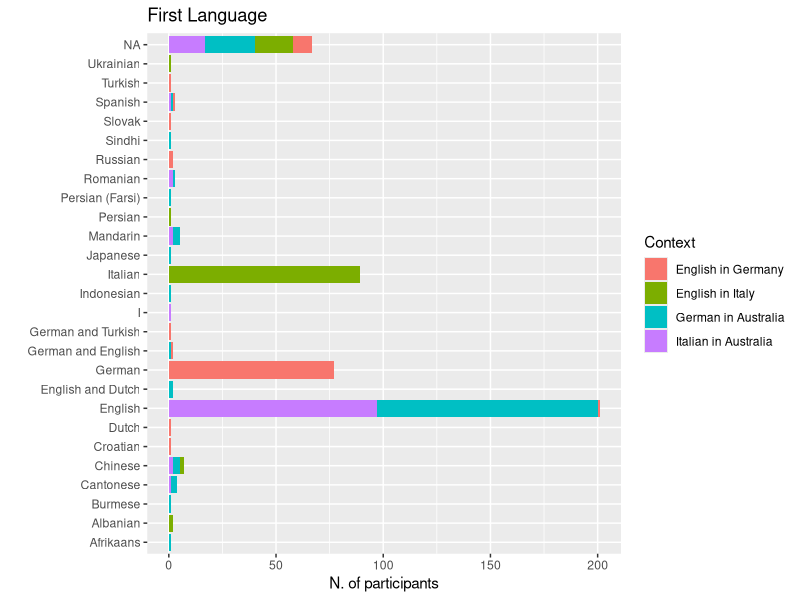
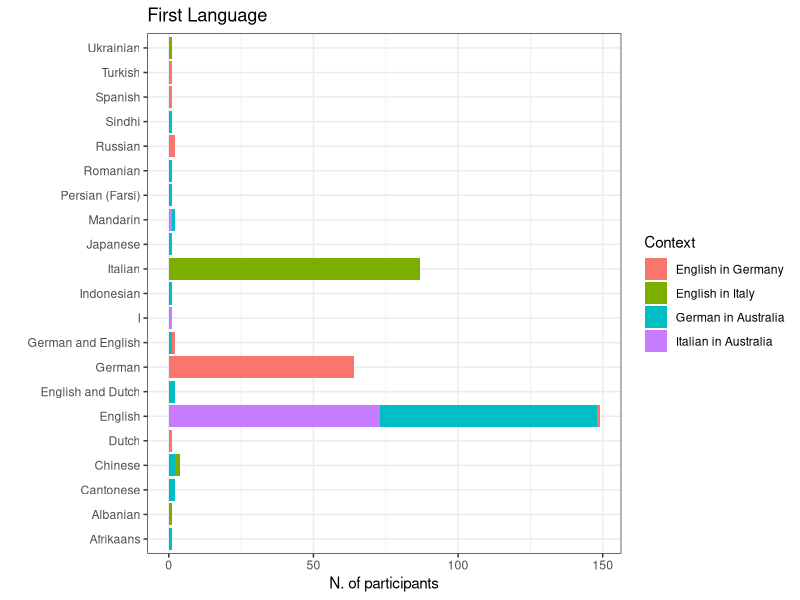
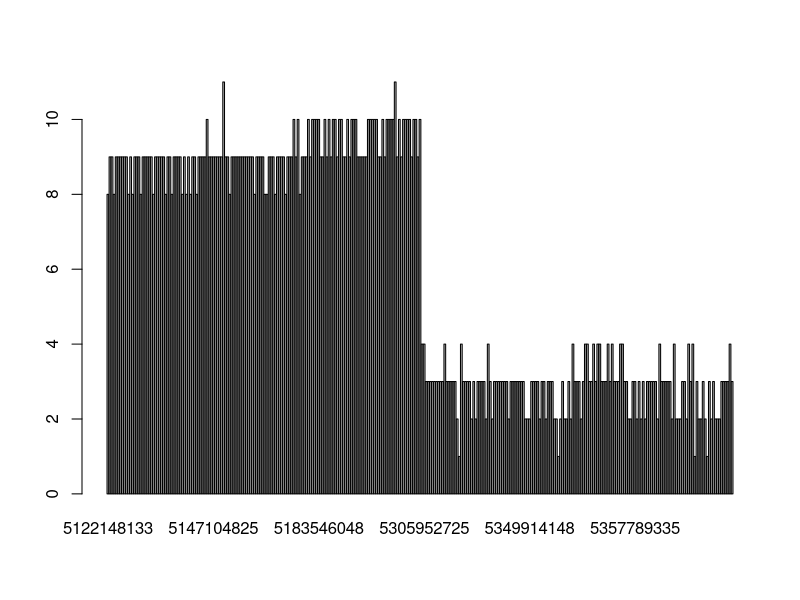
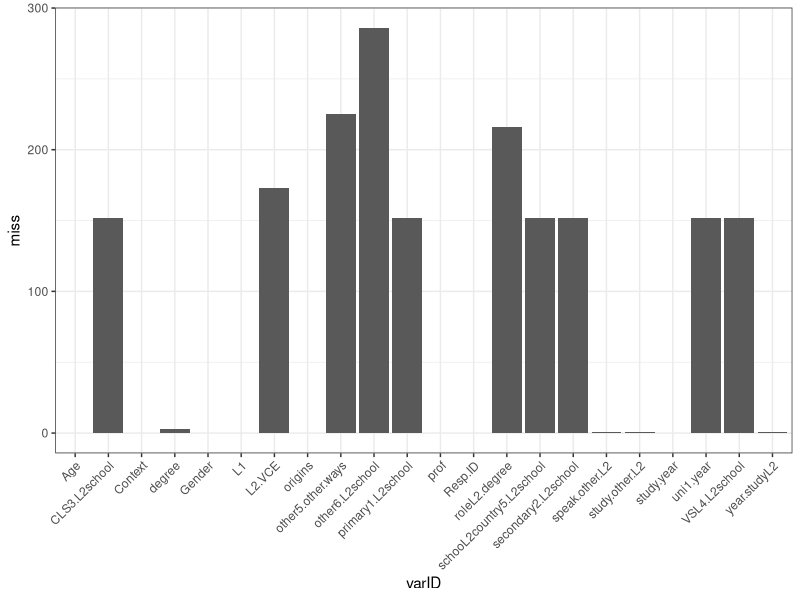
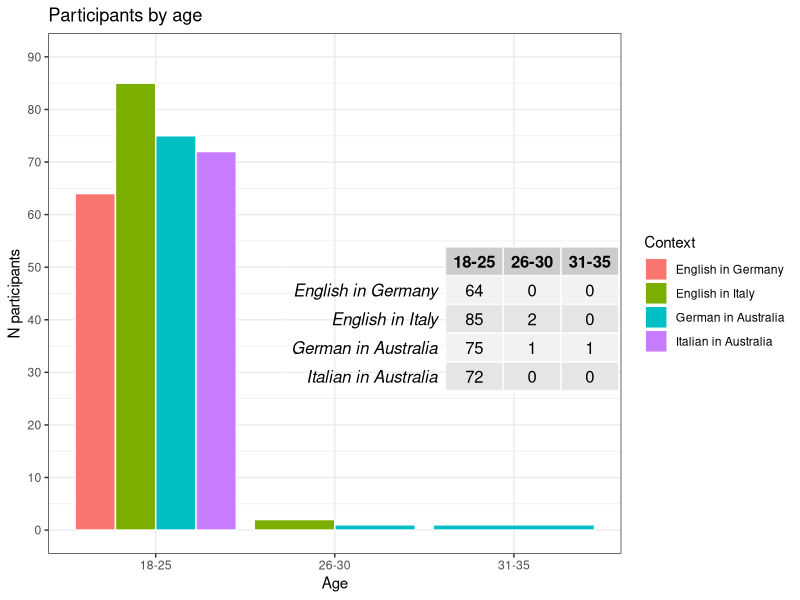
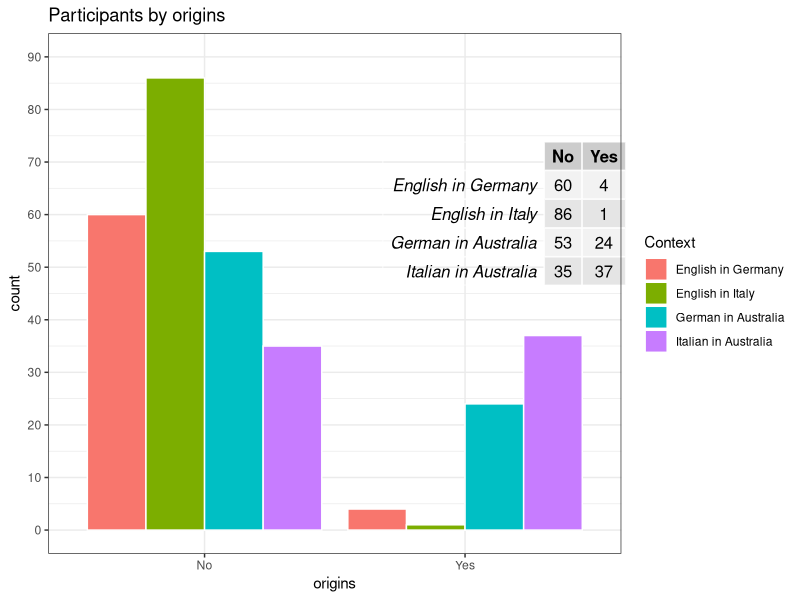
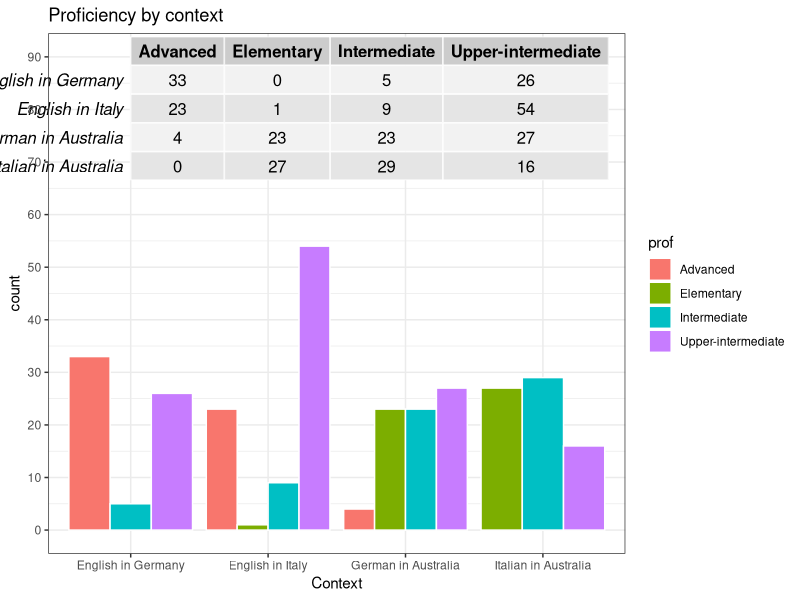
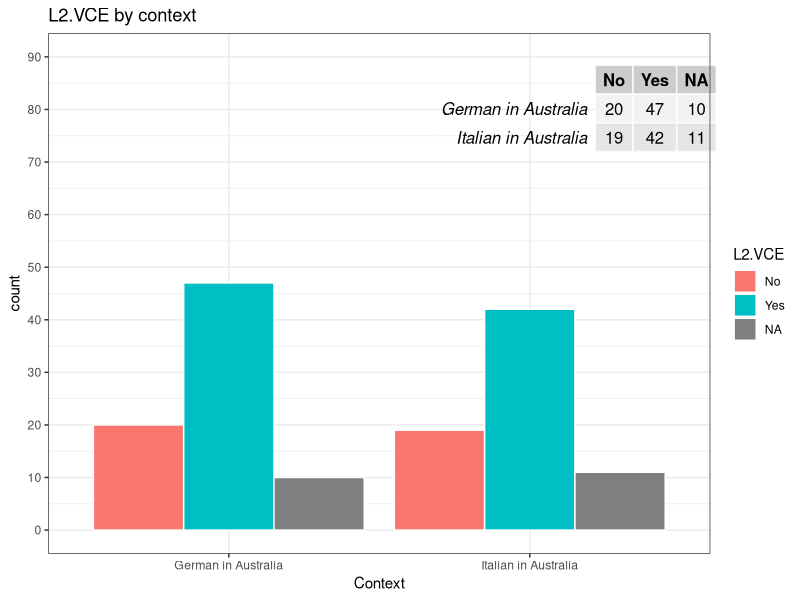

Write the R code that produced these figures, in order.
## ---- chunk 1
library(readr)
library(tidyverse)
library(reshape2)
library(corrplot)
library(psych)
library(pheatmap)
library(RColorBrewer)
library(cowplot)
# Chunk options
knitr::opts_chunk$set(echo = TRUE, prompt = TRUE,cache = TRUE)

## ---- chunk 2
european <- read_csv("european_recoded.csv")
australian <- read_csv("australian_recoded.csv")

all <- merge(european,australian,all = TRUE)
## ---- chunk 3
demographics_var <- c("Age","Gender","L1","speak.other.L2","study.other.L2","origins","year.studyL2","other5.other.ways","degree","roleL2.degree","study.year","prof","L2.VCE","uni1.year","Context")
l2School <- "\\.L2school$"
l2School_variables <- colnames(all)[grep(l2School,colnames(all))]
## ---- chunk 4
#table(all$L1,all$Context) # too many levels - needs to be cleaned (ex tot number of languages?)
table(all$L1,useNA = "always")
ggplot(all,aes(x=L1,fill=Context)) + geom_bar() + coord_flip() + ggtitle("First Language") + labs(y="N. of participants",x="")
#table(all$speak.other.L2,all$Context)
## ---- chunk 5
L2 <- data.frame(Freq=table(all$speak.other.L2)[order(table(all$speak.other.L2),decreasing = TRUE)],
                 L2=names(table(all$speak.other.L2))[order(table(all$speak.other.L2),decreasing = TRUE)]) # too many levels - needs to be cleaned (ex tot number of languages?)
head(L2)
## ---- chunk 6
table(all$origins,useNA = "always")
## ---- chunk 7
table(all$year.studyL2)
## ---- chunk 8
table(all$degree)
## ---- chunk 9
all$study.year[is.na(all$study.year)] <- all$uni1.year[is.na(all$study.year)]
#table(all$study.year)
all$study.year <- ifelse(all$study.year == "Already graduated after 5 semesters in March 2016, was interested in survery/study, sorry.","6th semester",all$study.year)
table(all$study.year)
## ---- chunk 10
table(all$prof,useNA = "always")
## ---- chunk 11
likert_grep <- "\\.id$|\\.ought$|\\.intr$|\\.instru$|\\.integr$|\\.prof$|\\.post$|\\.comm$|^necessity$|^educated$"

# all
likert_variables_all <- colnames(all)[grep(likert_grep,colnames(all))]
likert_variables_all
likert_variables_all <- likert_variables_all[!(likert_variables_all %in% "other.prof")]
## ---- chunk 12
all$study.year[is.na(all$study.year)] <- all$uni1.year[is.na(all$study.year)]
# Filter only subject that we want to include in the study
# names(table(all$study.year))[1] = 1st semester"

filtered <- subset(all, (study.year == "1st year") | (study.year == names(table(all$study.year))[1]) & year.studyL2 != "0 years")

table(filtered$Context)
table(all$Context)
## ---- chunk 13
all <- filtered
demographics_var <- c("Age","Gender","L1","speak.other.L2","study.other.L2","origins","year.studyL2","other5.other.ways","degree","roleL2.degree","study.year","prof","L2.VCE","uni1.year","Context")
l2School <- "\\.L2school$"
l2School_variables <- colnames(all)[grep(l2School,colnames(all))]

ggplot(all,aes(x=L1,fill=Context)) + geom_bar() + coord_flip() + ggtitle("First Language") + labs(y="N. of participants",x="") + theme_bw()

table(all$L1,all$Context)

## ---- chunk 14
#Filter by L1

nc <- names(table(all$Context))
table(all$Context)
l1_filter <- all[(all$Context == nc[1] & (all$L1 == "German" | all$L1 == "German and English")) | 
                    (all$Context == nc[2] & (all$L1 == "Italian")) | 
                    (all$Context == nc[3] & (all$L1 == "English" | all$L1 == "English and Dutch" | all$L1 == "German and English")) |
                    (all$Context == nc[4] & (all$L1 == "English" | all$L1 == "English and Dutch" | all$L1 == "German and English")),]


all <- l1_filter

# subset demographics
demo <- subset(all,select=c("Resp.ID",demographics_var,l2School_variables))

# Numeri finali
table(l1_filter$Context)
table(all$Context)

## ---- chunk 15
missing_bySample <- rowSums(is.na(demo))
names(missing_bySample) <- demo$Resp.ID
missing_byVar <- colSums(is.na(demo))
names(missing_byVar) <- colnames(demo)

barplot(missing_bySample)
d <- data.frame(miss=missing_byVar)
d$varID <- rownames(d)
ggplot(data=d,aes(x=varID,y=miss)) + geom_bar(stat="identity") + theme_bw() +theme(axis.text.x = element_text(angle = 45, hjust = 1)) 


demo_missing <- demo %>% group_by(Context) %>% summarise(roleL2.degree_na = sum(is.na(roleL2.degree)),
                                                         L2.VCE_na = sum(is.na(L2.VCE)),
                                                         other5.other.ways_na=sum(is.na(other5.other.ways )),
                                                         uni1.year_na = sum(is.na(uni1.year)),
                                                         primary1.L2school_na=sum(is.na(primary1.L2school)),
                                                         CLS3.L2school_na = sum(is.na(CLS3.L2school)),
                                                         VSL4.L2school_na=sum(is.na(VSL4.L2school)),
                                                         degree = sum(is.na(degree)),
                                                         schooL2country5.L2school_na=sum(is.na(schooL2country5.L2school)))

# We do not filter for speak.other.L2 or study.other.L2

#demo[is.na(demo$speak.other.L2),]
# teniamo
#demo[is.na(demo$study.other.L2),]
missing_bySample[names(missing_bySample) == "5166861581"]
#demo[is.na(demo$year.studyL2),]
missing_bySample[names(missing_bySample) == "5378798787"]

# remove NA from degree
#table(demo$degree,useNA = "always")
# Remove people
all <- all[!is.na(all$degree),]


table(all$Context)
## ---- chunk 16
# add numbers on the bar
library(gridExtra)
library(cowplot)
tabAge <- t(table(all$Age,all$Context))
ggplot(all,aes(x=Age,fill=Context)) + geom_bar(position="dodge",colour="white")   + labs(y="N participants") + scale_y_continuous(breaks=seq(0,90,10),limits=c(0,90)) + theme_bw() + draw_grob(tableGrob(tabAge), x=2.5, y=40, width=0.3, height=0.4) + ggtitle("Participants by age")
tabAge
## ---- chunk 17
# add numbers on the bar
tabAge <- t(table(all$origins,all$Context))
ggplot(all,aes(x=origins,fill=Context)) + geom_bar(position="dodge",colour="white") + ggtitle("Origins by context") + scale_y_continuous(breaks=seq(0,90,10),limits=c(0,90)) + theme_bw() + draw_grob(tableGrob(tabAge), x=2, y=60, width=0.3, height=0.4) + ggtitle("Participants by origins")
tabAge
## ---- chunk 18
tabAge <- t(table(all$prof,all$Context))
ggplot(all,aes(x=Context,fill=prof)) + geom_bar(position="dodge",colour="white") + ggtitle("Proficiency by context") + scale_y_continuous(breaks=seq(0,90,10),limits=c(0,90)) + theme_bw() + draw_grob(tableGrob(tabAge), x=2, y=80, width=0.3, height=0.4)
tabAge
## ---- chunk 19
tabAge <- t(table(all[all$Context != "English in Germany" & all$Context != "English in Italy","L2.VCE"],all[all$Context != "English in Germany" & all$Context != "English in Italy",'Context'],useNA = "always"))
tabAge <- tabAge[-3,]

ggplot(all[all$Context != "English in Germany" & all$Context != "English in Italy",],aes(x=Context,fill=L2.VCE)) + geom_bar(position="dodge",colour="white") + ggtitle("L2.VCE by context") + scale_y_continuous(breaks=seq(0,90,10),limits=c(0,90)) + theme_bw() + draw_grob(tableGrob(tabAge), x=2, y=80, width=0.3, height=0.4)
## ---- chunk 20
# year study L2
table(all$year.studyL2,all$other.year.studyL2.richi)

all$year.studyL2 <- ifelse(all$year.studyL2 == "Other",all$other.year.studyL2.richi,all$year.studyL2 )

# European context
ggplot(all[all$Context == "English in Germany" | all$Context == "English in Italy",],aes(x=degree,fill=year.studyL2)) + geom_bar(position="dodge",colour="white") + theme_bw() + ggtitle("Degree by study year L2, by Context") +  facet_grid(~Context,scales="free") + theme(axis.text.x = element_text(angle = 45, hjust = 1)) + labs(y = "N participants", x = "degree")
## ---- chunk 21
# Australian context
tabAge <- t(table(all[all$Context == "Italian in Australia" | all$Context == "German in Australia",'degree'],all[all$Context == "Italian in Australia" | all$Context == "German in Australia",'Context']))
ggplot(all[all$Context == "Italian in Australia" | all$Context == "German in Australia",],aes(x=Context,fill=degree)) + geom_bar(position="dodge",colour="white") + theme_bw() + ggtitle("Degree in Australian Contexts") + draw_grob(tableGrob(tabAge), x=1., y=40, width=0.3, height=0.4)
tabAge
## ---- chunk 22
# Australian context
tabAge <- t(table(all[all$Context == "English in Italy" | all$Context == "English in Germany",'degree'],all[all$Context == "English in Italy" | all$Context == "English in Germany",'Context']))

ggplot(all[all$Context == "English in Italy" | all$Context == "English in Germany",],aes(x=Context,fill=degree)) + geom_bar(position="dodge",colour="white") + theme_bw() + ggtitle("Degree in European Contexts")

tabAge
## ---- chunk 23
all_melt <- melt(all,id.vars = c("Resp.ID","Gender","Age","prof","Context","study.year"),
                        measure.vars = likert_variables_all)

all_melt$value <- factor(all_melt$value,levels=c("Strongly disagree","Disagree","Not sure","Agree","Strongly agree"))

all_melt <- all_melt %>% separate(variable,into=c("item","type"),sep="\\.",remove=FALSE)
ggplot(all_melt,aes(x=variable,fill=value)) + geom_bar(position = "stack",colour="black") + 
  facet_grid(Context~type,scales = "free")+theme(axis.text.x = element_text(angle = 45, hjust = 1),axis.text=element_text(size=8)) + ggtitle("Filtered dataset") + scale_fill_manual(values=c("#ca0020","#f4a582","#ffffbf","#abd9e9","#2c7bb6","grey"))

filt_sum <- all_melt %>% group_by(Context,variable,type,value) %>% dplyr::summarise(Ngroup=length(value))
ggplot(filt_sum,aes(x=value,y=Ngroup,colour=Context,group=interaction(variable, Context))) + geom_line() + geom_point() + facet_wrap(~type,scales = "free")+theme(axis.text.x = element_text(angle = 45, hjust = 1))

## ---- chunk 24
convertToNumber <- function(column){
  column <- factor(column,levels = c("Strongly disagree","Disagree","Not sure","Agree","Strongly agree"))
  column_number <- as.numeric(column)
  return(column_number)
}

table(all$Context)

convert_likert <- data.frame(apply(subset(all,select=likert_variables_all),2,convertToNumber))
colnames(convert_likert) <- paste0(colnames(convert_likert),"1")

likert_variables1 <- paste0(likert_variables_all,"1")

# join the converted variables to the filtered dataset
filtered_conv <- cbind(all,convert_likert)

table(filtered_conv[,likert_variables_all[1]],filtered_conv[,likert_variables1[1]],useNA = "always")
## ---- chunk 25
cov <- cor(filtered_conv[filtered_conv$Context == "Italian in Australia",likert_variables1[!(likert_variables1 %in% "necessity1")]],method = "pearson",use="pairwise.complete.obs")
#corrplot(cov,method="color",is.corr = TRUE,order = "hclust",tl.col = "black",mar = c(1, 0,1, 0),tl.cex=0.8)

library(pheatmap)
row_infos <- data.frame(Variables=sapply(strsplit(colnames(cov),split="\\."),function(x) x[2]))
row_infos$Variables <- as.character(row_infos$Variables)
rownames(row_infos) <- rownames(cov)
row_infos$Variables[which(is.na(row_infos$Variables))] <- c("educated")
row_infos <- row_infos[order(row_infos$Variables),,drop=FALSE]

ann_col_wide <- data.frame(Variable=unique(row_infos$Variables))
ann_colors_wide <- list(Variables=c(comm1="#bd0026",educated="#b35806", id1="#f6e8c3",instru1="#35978f",integr1="#386cb0",intr1="#ffff99",ought1="grey",post1="black",prof1="pink"))

#pheatmap(cov, main = "Italian in Australia",annotation_names_row = FALSE,cluster_cols=TRUE,cluster_rows=TRUE,annotation_col = row_infos[,1,drop=FALSE], annotation_row = row_infos[,1,drop=FALSE],  annotation_colors = ann_colors_wide,breaks=seq(-1,1,0.2),col=c("#67001f","#b2182b","#d6604d","#f4a582","#fddbc7","#f7f7f7","#d1e5f0","#92c5de","#4393c3","#2166ac","#053061"),show_colnames = FALSE,width = 7,height = 7)
###################

diag(cov) <- NA
pheatmap(cov, main = "Italian in Australia",annotation_names_row = FALSE,cluster_cols=TRUE,cluster_rows=TRUE,annotation_col = row_infos[,1,drop=FALSE], annotation_row = row_infos[,1,drop=FALSE]
,  annotation_colors = ann_colors_wide,show_colnames = FALSE,breaks = seq(-0.6,0.7,length.out = 50),width = 7,height = 7,color=colorRampPalette(brewer.pal(n = 7, name = "RdBu"))(50))
## ---- chunk 26
cov <- cor(filtered_conv[filtered_conv$Context == "German in Australia",likert_variables1[!(likert_variables1 %in% "necessity1")]],method = "pearson",use="pairwise.complete.obs")

row_infos <- data.frame(Variables=sapply(strsplit(colnames(cov),split="\\."),function(x) x[2]))
row_infos$Variables <- as.character(row_infos$Variables)
rownames(row_infos) <- rownames(cov)
row_infos$Variables[which(is.na(row_infos$Variables))] <- c("educated")
row_infos <- row_infos[order(row_infos$Variables),,drop=FALSE]

ann_col_wide <- data.frame(Variable=unique(row_infos$Variables))
ann_colors_wide <- list(Variables=c(comm1="#bd0026",educated="#b35806", id1="#f6e8c3",instru1="#35978f",integr1="#386cb0",intr1="#ffff99",ought1="grey",post1="black",prof1="pink"))

diag(cov) <- NA
pheatmap(cov, main = "German in Australia",annotation_names_row = FALSE,cluster_cols=TRUE,cluster_rows=TRUE,annotation_col = row_infos[,1,drop=FALSE], annotation_row = row_infos[,1,drop=FALSE]
,  annotation_colors = ann_colors_wide,show_colnames = FALSE,breaks = seq(-0.6,0.7,length.out = 50),width = 7,height = 7,color=colorRampPalette(brewer.pal(n = 7, name = "RdBu"))(50))
## ---- chunk 27
cov <- cor(filtered_conv[filtered_conv$Context == "English in Germany",likert_variables1[!(likert_variables1 %in% c("reconnect.comm1",    "speakersmelb.comm1","comecloser.comm1","educated1"))]],method = "pearson",use="pairwise.complete.obs")

row_infos <- data.frame(Variables=sapply(strsplit(colnames(cov),split="\\."),function(x) x[2]))
row_infos$Variables <- as.character(row_infos$Variables)
rownames(row_infos) <- rownames(cov)
row_infos$Variables[which(is.na(row_infos$Variables))] <- c("necessity")
row_infos <- row_infos[order(row_infos$Variables),,drop=FALSE]

ann_col_wide <- data.frame(Variable=unique(row_infos$Variables))
ann_colors_wide <- list(Variables=c(id1="#f6e8c3",necessity="#b35806",instru1="#35978f",integr1="#386cb0",intr1="#ffff99",ought1="grey",post1="black",prof1="pink"))

diag(cov) <- NA
pheatmap(cov, main = "English in Germany",annotation_names_row = FALSE,cluster_cols=TRUE,cluster_rows=TRUE,annotation_col = row_infos[,1,drop=FALSE], annotation_row = row_infos[,1,drop=FALSE]
,  annotation_colors = ann_colors_wide,show_colnames = FALSE,breaks = seq(-0.6,0.7,length.out = 50),width = 7,height = 7,color=colorRampPalette(brewer.pal(n = 7, name = "RdBu"))(50))
## ---- chunk 28
cov <- cor(filtered_conv[filtered_conv$Context == "English in Italy",likert_variables1[!(likert_variables1 %in% c("reconnect.comm1","speakersmelb.comm1","comecloser.comm1","educated1"))]],method = "pearson",use="pairwise.complete.obs")

row_infos <- data.frame(Variables=sapply(strsplit(colnames(cov),split="\\."),function(x) x[2]))
row_infos$Variables <- as.character(row_infos$Variables)
rownames(row_infos) <- rownames(cov)
row_infos$Variables[which(is.na(row_infos$Variables))] <- "necessity"
row_infos <- row_infos[order(row_infos$Variables),,drop=FALSE]

ann_col_wide <- data.frame(Variable=unique(row_infos$Variables))
ann_colors_wide <- list(Variables=c(comm1="#bd0026",necessity="#b35806", id1="#f6e8c3",instru1="#35978f",integr1="#386cb0",intr1="#ffff99",ought1="grey",post1="black",prof1="pink"))

diag(cov) <- NA
pheatmap(cov, main = "English in Italy",annotation_names_row = FALSE,cluster_cols=TRUE,cluster_rows=TRUE,annotation_col = row_infos[,1,drop=FALSE], annotation_row = row_infos[,1,drop=FALSE]
,  annotation_colors = ann_colors_wide,show_colnames = FALSE,breaks = seq(-0.6,0.7,length.out = 50),width = 7,height = 7,color=colorRampPalette(brewer.pal(n = 7, name = "RdBu"))(50))
## ---- chunk 29
cov <- cor(filtered_conv[,likert_variables1],method = "pearson",use="pairwise.complete.obs")

row_infos <- data.frame(Variables=sapply(strsplit(colnames(cov),split="\\."),function(x) x[2]))
row_infos$Variables <- as.character(row_infos$Variables)
rownames(row_infos) <- rownames(cov)
row_infos$Variables[which(is.na(row_infos$Variables))] <- c("necessity","educated")
row_infos <- row_infos[order(row_infos$Variables),,drop=FALSE]

ann_col_wide <- data.frame(Variable=unique(row_infos$Variables))
ann_colors_wide <- list(Variables=c(comm1="#bd0026",educated="orange", id1="#f6e8c3",instru1="#35978f",necessity="#b35806",integr1="#386cb0",intr1="#ffff99",ought1="grey",post1="black",prof1="pink"))

diag(cov) <- NA
pheatmap(cov, main = "All Contexts",annotation_names_row = FALSE,cluster_cols=TRUE,cluster_rows=TRUE,annotation_col = row_infos[,1,drop=FALSE], annotation_row = row_infos[,1,drop=FALSE]
,  annotation_colors = ann_colors_wide,show_colnames = FALSE,breaks = seq(-0.6,0.7,length.out = 50),width = 7,height = 7,color=colorRampPalette(brewer.pal(n = 7, name = "RdBu"))(50))

## ---- chunk 30
sets <- list(id.var=likert_variables1[grep("\\.id1$",likert_variables1)],
             ought.var=likert_variables1[grep("\\.ought1$",likert_variables1)],
             intr.var=likert_variables1[grep("\\.intr1$",likert_variables1)],
             instru.var=likert_variables1[grep("\\.instru1$",likert_variables1)],
             integr1.var=likert_variables1[grep("\\.integr1$",likert_variables1)],
             prof.var=likert_variables1[grep("\\.prof1$",likert_variables1)],
             post.var=likert_variables1[grep("\\.post1$",likert_variables1)],
             comm.var=likert_variables1[grep("\\.comm1$",likert_variables1)])
              

get_alpha <- function(dataMot,
                      var=sets$id.var){
  var_alpha <- alpha(dataMot[,var])
  dataf <- data.frame(alpha=var_alpha$total,
                    drop = var_alpha$alpha.drop)
  rownames(dataf) <- rownames(var_alpha$alpha.drop)
  return(dataf)
}

# "Italian in Australia"
ita_in_au <- do.call(rbind,lapply(sets,function(x) {
  get_alpha(data=filtered_conv[filtered_conv$Context == "Italian in Australia",],
                      var=x)}))
ita_in_au$var <- sapply(strsplit(rownames(ita_in_au),split="\\."),function(x) x[1]) 
ita_in_au$var.full <- sapply(strsplit(rownames(ita_in_au),split="\\."),function(x) x[3]) 
ita_in_au$Context <- "Italian in Australia"
rownames(ita_in_au) <- NULL

# "German in Australia"
germ_in_au <- do.call(rbind,lapply(sets,function(x) {
  get_alpha(data=filtered_conv[filtered_conv$Context == "German in Australia",],
                      var=x)}))
germ_in_au$var <- sapply(strsplit(rownames(germ_in_au),split="\\."),function(x) x[1]) 
germ_in_au$var.full <- sapply(strsplit(rownames(germ_in_au),split="\\."),function(x) x[3]) 
germ_in_au$Context <- "German in Australia"
rownames(germ_in_au) <- NULL

# "English in Germany"
eng_in_germ <- do.call(rbind,lapply(sets[!(names(sets) %in% "comm.var")],function(x) {
  get_alpha(data=filtered_conv[filtered_conv$Context == "English in Germany",],
                      var=x)}))

# the ones that makes issues
get_alpha(data=filtered_conv[filtered_conv$Context == "English in Germany",],
                      var=sets$ought.var)

eng_in_germ$var <- sapply(strsplit(rownames(eng_in_germ),split="\\."),function(x) x[1]) 
eng_in_germ$var.full <- sapply(strsplit(rownames(eng_in_germ),split="\\."),function(x) x[3]) 
eng_in_germ$Context <- "English in Germany"
rownames(eng_in_germ) <- NULL

# "English in Italy"
eng_in_ita <- do.call(rbind,lapply(sets[!(names(sets) %in% "comm.var")],function(x) {
  get_alpha(data=filtered_conv[filtered_conv$Context == "English in Italy",],
                      var=x)}))
eng_in_ita$var <- sapply(strsplit(rownames(eng_in_ita),split="\\."),function(x) x[1]) 
eng_in_ita$var.full <- sapply(strsplit(rownames(eng_in_ita),split="\\."),function(x) x[3]) 
eng_in_ita$Context <- "English in Italy"
rownames(eng_in_ita) <- NULL

# combine
full_alpha <- rbind(eng_in_ita,eng_in_germ,germ_in_au,ita_in_au)

## ---- chunk 31

full_alpha %>% group_by(Context,var) %>% 
  summarise(st.alpha = unique(alpha.std.alpha),
            G6=unique(alpha.G6.smc.)) %>%
  ggplot(.,aes(x=var,y=st.alpha,colour=Context)) + geom_point() + geom_line(aes(group=Context)) + theme_bw()

## ---- chunk 32
all_melt <- all_melt %>% separate(variable,into=c("item","type"),sep="\\.",remove=FALSE)
p1=ggplot(all_melt,aes(x=variable,fill=value)) + geom_bar(position = "stack") + 
  facet_grid(Context~type,scales = "free") + ggtitle("Filtered dataset")+theme(axis.text.x = element_text(angle = 45, hjust = 1),axis.text=element_text(size=8))+theme_bw()

p2=ggplot(full_alpha,aes(x=var.full,y=drop.std.alpha,colour=Context)) + geom_point() + geom_line(aes(group=Context)) + theme_bw() + facet_wrap(~var,scales="free")

p4=ggplot(full_alpha,aes(x=var.full,y=drop.average_r,colour=Context)) + geom_point() + geom_line(aes(group=Context)) + theme_bw() + facet_wrap(~var,scales="free")

p3=full_alpha %>% group_by(Context,var) %>% 
  summarise(st.alpha = unique(alpha.std.alpha),
            G6=unique(alpha.G6.smc.)) %>%
  ggplot(.,aes(x=var,y=st.alpha,colour=Context)) + geom_point() + geom_line(aes(group=Context)) + theme(axis.text.x = element_text(angle = 45, hjust = 1),axis.text=element_text(size=8)) + theme_bw()


plot_grid(p2,p3,nrow=2)

